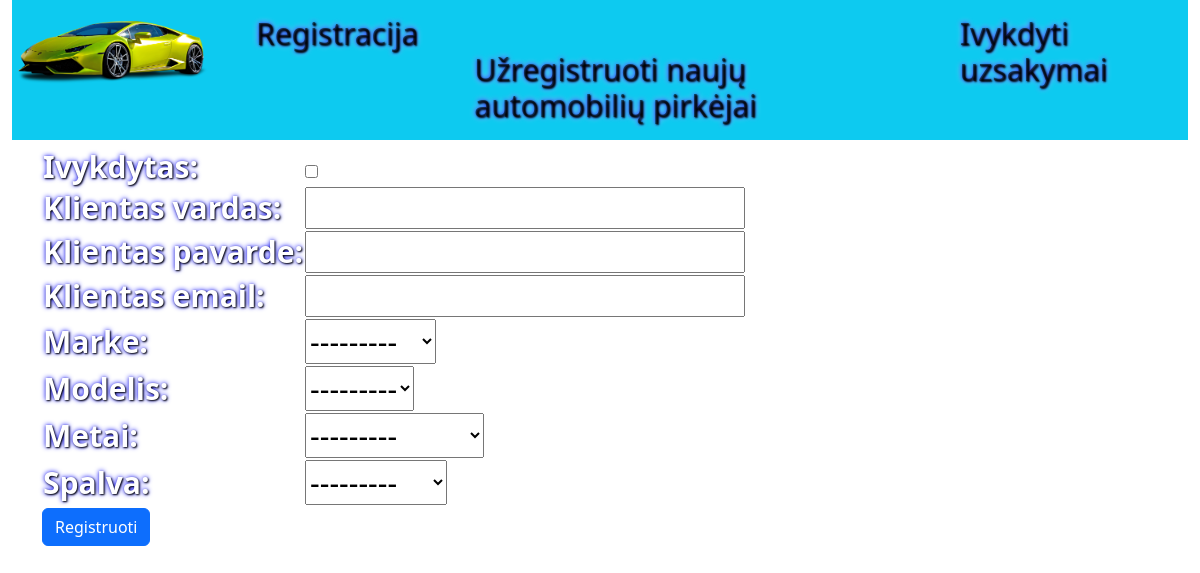
/registracija/, run on the app's committed database.
### perziura/models.py (models this page shows)
class Marke(models.Model):
    marke = models.CharField(max_length=20, null=True, blank=True, default='marke')
    def __str__(self):
        return '{}'.format(self.marke)

class Spalva(models.Model):
    spalva = models.CharField(max_length=20, null=True, blank=True, default='spalva')
    modelis = models.ForeignKey(Modelis, on_delete=models.CASCADE, null=True)
    def __str__(self):
        return '{}'.format(self.spalva)

class Metai(models.Model):
    metai = models.CharField(max_length=20, null=True, blank=True, default='metai')
    modelis = models.ForeignKey(Modelis, on_delete=models.CASCADE, null=True)
    def __str__(self):
        return '{}'.format(self.metai)

### perziura/views.py (the view)
# urls.py: path('registracija/', views.Registracija.as_view(), name='registracija'),
class Registracija(CreateView):
    model = Klientas
    form_class = PersonForm
    success_url = reverse_lazy('perziura')

### perziura/forms.py (shortened to what this page needs)
class PersonForm(forms.ModelForm):
    class Meta:
        model = Klientas
        fields = '__all__'
    def __init__(self, *args, **kwargs):
        super().__init__(*args, **kwargs)
        self.fields['modelis'].queryset = Modelis.objects.none()

### perziura/templates/perziura/klientas_form.html (shortened to what this page needs)
{% extends 'base.html' %}
{% block content %}
<body>
  <div class="container">
<form method='post' id = 'personForm' >
  <table>
    {{ form.as_table }}
  </table>
    <button type="submit" class = 'btn btn-primary'>Registruoti</button>
</form>
</div>
</body>
{% endblock %}

### templates/base.html (style rules this page uses)
body { background: url('https://doy2mn9upadnk.cloudfront.net/uploads/default/original/4X/b/e/3/be3f4b64ed922668370dc5b7304acf0366495722.jpeg') no-repeat center center fixed; -webkit-background-size: cover; -moz-background-size: cover; background-size: cover; -o-background-size: cover; }

### data on the page
Marke: marke "---------"
Spalva: modelis "---------"
Metai: metai "---------"
Spalva: spalva "---------"
